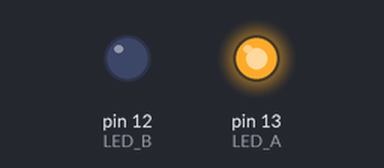
Recording of a sketch running on a simulated Arduino Uno, built with avr-gcc and run on an emulated ATmega328P. Parts: output pins drawn as LEDs (lit = HIGH).

Above: at 0.2 s.
At 3.7 s:
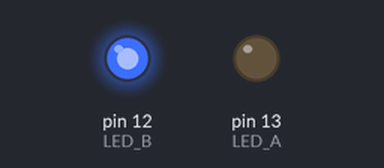
At 6.5 s:
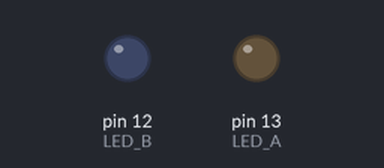
Timing chart, 0 to 9.1 s (numbered marks = the images above):
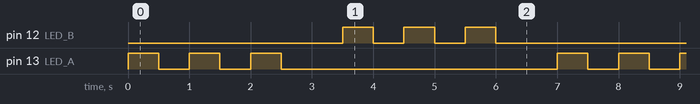

The sketch:

LED_Morze.ino
```cpp
#define LED_A 13
#define LED_B 12
void setup() {
 pinMode(LED_A, OUTPUT);
 pinMode(LED_B, OUTPUT);
}
void loop () {
 digitalWrite (LED_A, HIGH);
 delay (500);
 digitalWrite (LED_A, LOW);
 delay (500);

 digitalWrite (LED_A, HIGH);
 delay (500);
 digitalWrite (LED_A, LOW);
 delay (500);

 digitalWrite (LED_A, HIGH);
 delay (500);
 digitalWrite (LED_A, LOW);
 delay (1000);

 digitalWrite (LED_B, HIGH);
 delay (500);
 digitalWrite (LED_B, LOW);
 delay (500);

 digitalWrite (LED_B, HIGH);
 delay (500);
 digitalWrite (LED_B, LOW);
 delay (500);

 digitalWrite (LED_B, HIGH);
 delay (500);
 digitalWrite (LED_B, LOW);
 delay (1000);
}
```

Measured:
- by itself, pin 12 (LED_B), pin 13 (LED_A): repeats every 7.0 s: 2 × (LOW 0.50 s, HIGH 0.50 s), LOW 4.5 s, HIGH 0.50 s
- by itself, everything shown: repeats every 7.0 s, in 12 steps
